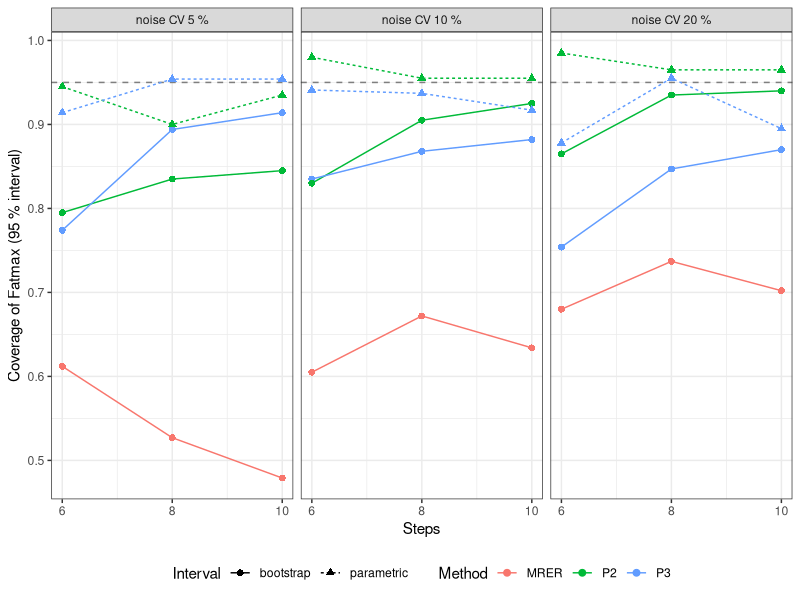
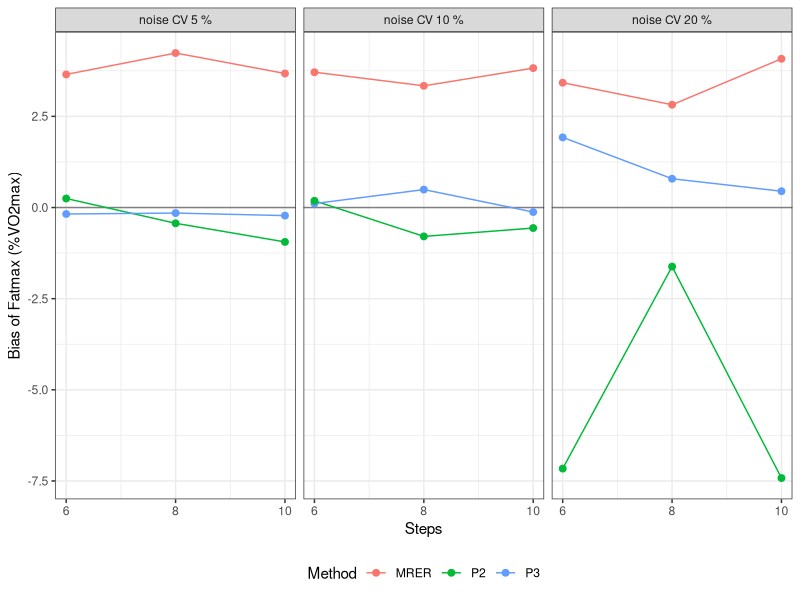

The R script that drew these images, in order:
## ---- chunk 1
knitr::opts_chunk$set(collapse = TRUE, comment = "#>", fig.width = 7,
                      fig.height = 4.5, out.width = "100%")
library(ggplot2)
## ---- chunk 2
cov <- structure(list(ci = c("bootstrap", "bootstrap", "bootstrap", 
"bootstrap", "bootstrap", "bootstrap", "bootstrap", "bootstrap", 
"bootstrap", "bootstrap", "bootstrap", "bootstrap", "bootstrap", 
"bootstrap", "bootstrap", "bootstrap", "bootstrap", "bootstrap", 
"bootstrap", "bootstrap", "bootstrap", "bootstrap", "bootstrap", 
"bootstrap", "bootstrap", "bootstrap", "bootstrap", "parametric", 
"parametric", "parametric", "parametric", "parametric", "parametric", 
"parametric", "parametric", "parametric", "parametric", "parametric", 
"parametric", "parametric", "parametric", "parametric", "parametric", 
"parametric", "parametric"), method = c("P3", "P2", "MRER", "P3", 
"P2", "MRER", "P3", "P2", "MRER", "P3", "P2", "MRER", "P3", "P2", 
"MRER", "P3", "P2", "MRER", "P3", "P2", "MRER", "P3", "P2", "MRER", 
"P3", "P2", "MRER", "P3", "P2", "P3", "P2", "P3", "P2", "P3", 
"P2", "P3", "P2", "P3", "P2", "P3", "P2", "P3", "P2", "P3", "P2"
), steps = c(6L, 6L, 6L, 8L, 8L, 8L, 10L, 10L, 10L, 6L, 6L, 6L, 
8L, 8L, 8L, 10L, 10L, 10L, 6L, 6L, 6L, 8L, 8L, 8L, 10L, 10L, 
10L, 6L, 6L, 8L, 8L, 10L, 10L, 6L, 6L, 8L, 8L, 10L, 10L, 6L, 
6L, 8L, 8L, 10L, 10L), fat_noise_cv = c(0.05, 0.05, 0.05, 0.05, 
0.05, 0.05, 0.05, 0.05, 0.05, 0.1, 0.1, 0.1, 0.1, 0.1, 0.1, 0.1, 
0.1, 0.1, 0.2, 0.2, 0.2, 0.2, 0.2, 0.2, 0.2, 0.2, 0.2, 0.05, 
0.05, 0.05, 0.05, 0.05, 0.05, 0.1, 0.1, 0.1, 0.1, 0.1, 0.1, 0.2, 
0.2, 0.2, 0.2, 0.2, 0.2), tests = c(199L, 200L, 170L, 198L, 200L, 
169L, 198L, 200L, 167L, 188L, 200L, 167L, 190L, 200L, 177L, 187L, 
200L, 161L, 187L, 200L, 172L, 177L, 200L, 171L, 184L, 200L, 171L, 
198L, 200L, 195L, 200L, 197L, 200L, 186L, 200L, 189L, 200L, 192L, 
200L, 181L, 200L, 179L, 200L, 172L, 200L), coverage_fatmax = c(0.774, 
0.795, 0.612, 0.894, 0.835, 0.527, 0.914, 0.845, 0.479, 0.835, 
0.83, 0.605, 0.868, 0.905, 0.672, 0.882, 0.925, 0.634, 0.754, 
0.865, 0.68, 0.847, 0.935, 0.737, 0.87, 0.94, 0.702, 0.914, 0.945, 
0.954, 0.9, 0.954, 0.935, 0.941, 0.98, 0.937, 0.955, 0.917, 0.955, 
0.878, 0.985, 0.955, 0.965, 0.895, 0.965), coverage_mfo = c(0.794, 
0.895, 0.676, 0.874, 0.92, 0.592, 0.894, 0.9, 0.509, 0.846, 0.855, 
0.796, 0.874, 0.9, 0.785, 0.936, 0.895, 0.708, 0.759, 0.855, 
0.773, 0.881, 0.925, 0.772, 0.87, 0.92, 0.877, 0.949, 0.935, 
0.959, 0.94, 0.959, 0.97, 0.952, 0.975, 0.974, 0.965, 0.917, 
0.98, 0.917, 0.96, 0.911, 0.98, 0.924, 0.95), width_fatmax = c(9.188, 
17.697, 8.491, 8.663, 11.476, 7.435, 8.318, 11.04, 6.132, 16.154, 
51.023, 11.979, 14.833, 45.582, 10.908, 14.657, 28.454, 10.315, 
24.045, 137.485, 16.384, 25.54, 124.903, 17.82, 25.75, 148.47, 
16.953, 18.537, 33.365, 12.653, 18.273, 10.242, 18.925, 24.464, 
71.409, 20.518, 61.012, 16.597, 46.946, 32.715, 162.787, 28.512, 
162.566, 26.643, 116.908), bias_fatmax = c(-0.178, 0.247, 3.65, 
-0.152, -0.433, 4.237, -0.222, -0.944, 3.676, 0.109, 0.184, 3.71, 
0.492, -0.792, 3.338, -0.124, -0.563, 3.824, 1.924, -7.161, 3.423, 
0.789, -1.62, 2.819, 0.447, -7.42, 4.08, -0.256, -0.759, 0.221, 
0.285, -0.379, -0.53, 0.714, -0.167, 0.249, -0.58, 0.091, -0.845, 
1.571, 5.683, 0.314, 6.797, 1.428, 0.259), rmse_fatmax = c(3.064, 
4.917, 5.633, 2.601, 4.056, 6.023, 2.45, 4.341, 5.268, 4.967, 
11.164, 6.461, 4.101, 6.688, 5.567, 4.503, 5.766, 5.652, 9.849, 
82.015, 6.055, 8.208, 19.888, 6.339, 8.848, 110.542, 7.313, 2.875, 
7.298, 2.486, 4.865, 2.304, 5.241, 5.135, 10.148, 4.854, 10.673, 
4.341, 7.453, 9.123, 45.568, 8.17, 79.951, 7.949, 19.258), bias_mfo_pct = c(0.605, 
0.137, 4.57, 0.794, 0.133, 4.923, 0.563, -0.035, 4.351, 1.709, 
0.716, 4.45, 1.116, -0.241, 3.433, 0.585, 0.479, 3.411, 5.505, 
7.816, 6.812, 2.942, 2.285, 4.668, 3.466, 11.682, 4.214, 0.239, 
0.419, -0.02, -0.381, 0.511, 0.189, 1.419, 1.235, 1.568, 0.73, 
1.412, 0.702, 4.796, 4.246, 4.203, 9.345, 3.054, 3.808)), row.names = c(NA, 
-45L), class = "data.frame")
cov$noise <- factor(paste0("noise CV ", 100 * cov$fat_noise_cv, " %"),
                    levels = paste0("noise CV ", c(5, 10, 20), " %"))
## ---- chunk 3
ggplot(cov, aes(steps, coverage_fatmax, colour = method, linetype = ci,
                shape = ci)) +
  geom_hline(yintercept = 0.95, linetype = "dashed", colour = "grey50") +
  geom_line() + geom_point(size = 2) +
  facet_wrap(~noise) +
  scale_x_continuous(breaks = c(6, 8, 10)) +
  labs(x = "Steps", y = "Coverage of Fatmax (95 % interval)",
       colour = "Method", linetype = "Interval", shape = "Interval") +
  theme_bw() + theme(legend.position = "bottom")
## ---- chunk 4
tab <- cov[order(cov$method, cov$ci, cov$fat_noise_cv, cov$steps),
           c("method", "ci", "steps", "fat_noise_cv", "tests", "coverage_fatmax",
             "coverage_mfo", "width_fatmax", "bias_fatmax", "bias_mfo_pct")]
tab$fat_noise_cv <- 100 * tab$fat_noise_cv
names(tab) <- c("Method", "Interval", "Steps", "Noise CV %", "Tests",
                "Cover Fatmax", "Cover MFO", "Width Fatmax", "Bias Fatmax",
                "Bias MFO %")
knitr::kable(tab, row.names = FALSE, digits = 2)
## ---- chunk 5
ggplot(cov[cov$ci == "bootstrap", ], aes(steps, bias_fatmax, colour = method)) +
  geom_hline(yintercept = 0, colour = "grey50") +
  geom_line() + geom_point(size = 2) +
  facet_wrap(~noise) +
  scale_x_continuous(breaks = c(6, 8, 10)) +
  labs(x = "Steps", y = "Bias of Fatmax (%VO2max)", colour = "Method") +
  theme_bw() + theme(legend.position = "bottom")
